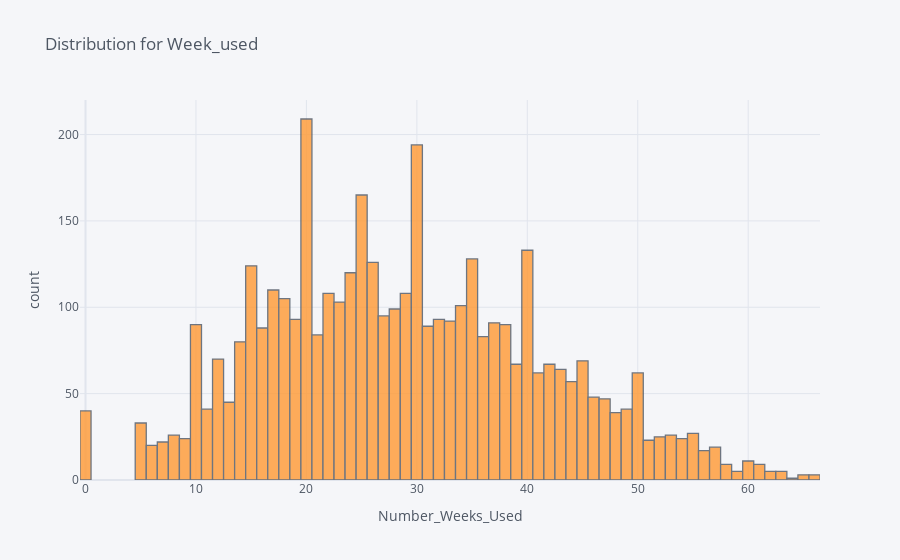

The cell this chart's notebook holds for it:
### Code cell
# distribution of number of weeks used
train_d['Number_Weeks_Used'].iplot(kind='hist',xTitle='Number_Weeks_Used',yTitle='count',title='Distribution for Week_used')

### Figure 1 — Plotly figure (JSON) as saved in the notebook; plotly's stock layout.template omitted (floating-point values rounded to 4 significant figures; data arrays with more than 128 entries replaced by an {"elided": "..."} marker saying what was removed)
{"data": [{"histfunc": "count", "histnorm": "", "marker": {"color": "rgba(255, 153, 51, 1.0)", "line": {"color": "#4D5663", "width": 1.3}}, "name": "Number_Weeks_Used", "opacity": 0.8, "orientation": "v", "type": "histogram", "x": {"elided": "4599 int values"}}], "layout": {"barmode": "overlay", "legend": {"bgcolor": "#F5F6F9", "font": {"color": "#4D5663"}}, "paper_bgcolor": "#F5F6F9", "plot_bgcolor": "#F5F6F9", "title": {"font": {"color": "#4D5663"}, "text": "Distribution for Week_used"}, "xaxis": {"gridcolor": "#E1E5ED", "showgrid": true, "tickfont": {"color": "#4D5663"}, "title": {"font": {"color": "#4D5663"}, "text": "Number_Weeks_Used"}, "zerolinecolor": "#E1E5ED"}, "yaxis": {"gridcolor": "#E1E5ED", "showgrid": true, "tickfont": {"color": "#4D5663"}, "title": {"font": {"color": "#4D5663"}, "text": "count"}, "zerolinecolor": "#E1E5ED"}}}
